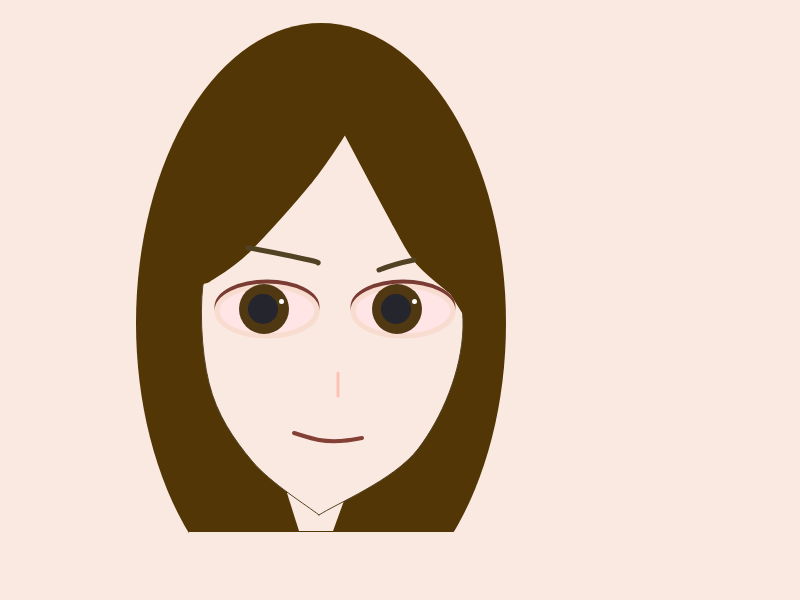
Frame 1 (no input)
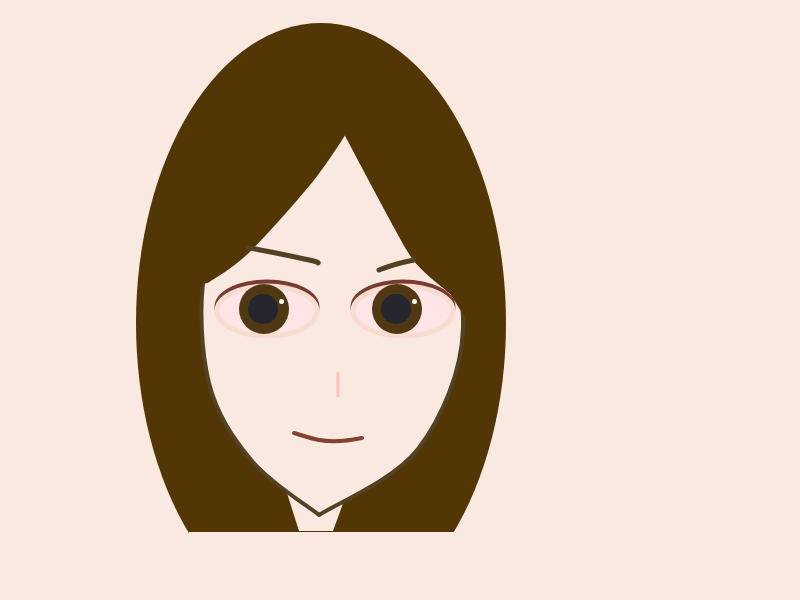
Frame 60 (no input)
Frame 120 (the mouse pressed at the canvas centre since frame 60): identical to frame 60, image omitted

The p5.js sketch that drew these frames (run headless with seeded random() and noise() and a simulated clock; from frame 60 on, the mouse is pressed at the canvas centre):

// p5.js sketch
// ── sketch.js

/*************************************************************************
    Project name: CodeSelf Portrait
          by Xinyu Yang
    Overview 
      This is Code Self-Portrait project. I use setup() and draw() functions to draw hair, neck, face,
      eyes, eyebrows, nose and mouth. I use some funtions like curve, curveVertex, line and others to 
      draw these.
    ---------------------------------------------------------------------
    Notes: 
     (1) The JPEG of the hand drawn portrait included in Github file.
**************************************************************************/


// Setup code goes here
function setup() {
  createCanvas(800, 600);
  ellipseMode(CENTER);
  curveDetail(15);
}

function draw(){
  background(250, 233, 224);
  drawHair();
  drawNeck();
  drawFace();
  drawEyes();
  drawEyebrows();
  drawNose();
  drawMouth();

}

function mousePressed(){
  //mouseX = x coordinate of the mouse
  //mouseY = y coordinate of the mouse
  print("mouse pressed at x: " + mouseX + " y:" + mouseY);
}

function drawMouth() {
  let p1 = { x: 294 , y: 433 };
  let p2 = { x: 319 , y: 440 };
  let p3 = { x: 340 , y: 441 };
  let p4 = { x: 362 , y: 438 };
  stroke(131, 64, 52)
  strokeWeight(4);
  curve(p1.x, p1.y, p1.x, p1.y, p2.x, p2.y, p3.x, p3.y);
  curve(p1.x, p1.y, p2.x, p2.y, p3.x, p3.y, p4.x, p4.y);
  curve(p2.x, p2.y, p3.x, p3.y, p4.x, p4.y, p4.x, p4.y);
}

function drawNose() {
  stroke(255, 193, 180);
  strokeWeight(3);
  line(338, 373, 338, 396);
}

function drawEyebrows() {
  // Curve Left Brows
  let p1 = { x: 214, y: 255 };
  let p2 = { x: 318, y: 263 };
  let p3 = { x: 248, y: 248 };
  let p4 = { x: 330, y: 269 };
  noFill();
  noStroke();
  curve(p1.x, p1.y, p1.x, p1.y, p2.x, p2.y, p3.x, p3.y);
  stroke(82, 66, 36);
  strokeWeight(5);
  curve(p1.x, p1.y, p2.x, p2.y, p3.x, p3.y, p4.x, p4.y);
  noStroke();
  curve(p2.x, p2.y, p3.x, p3.y, p4.x, p4.y, p4.x, p4.y);

  //Curve Right Brows
  let p5 = { x: 364 , y: 280 };
  let p6 = { x: 379 , y: 270 };
  let p7 = { x: 414 , y: 260 };
  let p8 = { x: 440 , y: 258 };
  noFill();
  noStroke();
  curve(p5.x, p5.y, p5.x, p5.y, p6.x, p6.y, p7.x, p7.y);
  stroke(82, 66, 36);
  strokeWeight(5);
  curve(p5.x, p5.y, p6.x, p6.y, p7.x, p7.y, p8.x, p8.y);
  noStroke();
  curve(p6.x, p6.y, p7.x, p7.y, p8.x, p8.y, p8.x, p8.y);
}

function drawEyes() {
  // Right Eye
  strokeWeight(5);
  stroke(121, 59, 50);
  ellipse(267, 307, 100, 50);
  stroke(248, 220, 208);
  fill(255, 229, 229);
  ellipse(267, 311, 100, 50);
  noStroke();
  fill(79,56,18);
  circle(264, 309, 50);
  fill(37, 37, 46);
  circle(263, 309,30);
  fill(255,255,255);
  square(279, 299, 5, 20);

  // Left Eye
  strokeWeight(5);
  stroke(121, 59, 50);
  ellipse(403, 307, 100, 50);
  stroke(248, 220, 208);
  fill(255, 229, 229);
  ellipse(403, 311, 100, 50);
  noStroke();
  fill(79,56,18);
  circle(397, 309, 50);
  fill(37, 37, 46);
  circle(396, 309,30);
  fill(255,255,255);
  square(412 , 299, 5, 20);
}

function drawFace() {
  //Left CurveVertex
  let p1 = { x: 319, y: 515 };
  let p2 = { x: 418, y: 449 };
  let p3 = { x: 463, y :328};
  let p4 = { x: 426, y: 190 };
  let p5 = { x: 342, y: 127 };
  let p6 = { x: 247, y: 184 };
  let p7 = { x: 205, y: 270 };
  let p8 = { x: 209, y: 383 };
  let p9 = { x : 252, y : 461 };
  let p10 = { x : 263, y : 472 };

  fill(250, 233, 224);
  stroke(82, 66, 36);
  beginShape();
  curveVertex(p1.x, p1.y);
  curveVertex(p1.x, p1.y);
  curveVertex(p2.x, p2.y);
  curveVertex(p3.x, p3.y);
  curveVertex(p4.x, p4.y);
  curveVertex(p5.x, p5.y);
  curveVertex(p6.x, p6.y);
  curveVertex(p7.x, p7.y);
  curveVertex(p8.x, p8.y);
  curveVertex(p9.x, p9.y);
  curveVertex(p1.x, p1.y);
  curveVertex(p1.x, p1.y);
  endShape();

  fill(82, 54, 5);
  stroke(82, 54, 5)
  strokeWeight(15);

  triangle(332, 130, 202, 275, 237, 149);
  triangle(358, 131, 456, 289, 436, 176);
  let l1 = { x: 341, y: 128 };
  let l2 = { x: 306, y: 178 };
  let l3 = { x: 244, y: 247 };
  let l4 = { x: 205, y: 276 };
  noFill();
  curve(l1.x, l1.y, l1.x, l1.y, l2.x, l2.y, l3.x, l3.y);
  curve(l1.x, l1.y, l2.x, l2.y, l3.x, l3.y, l4.x, l4.y);
  curve(l2.x, l2.y, l3.x, l3.y, l4.x, l4.y, l4.x, l4.y);

  let l5 = { x: 352 , y: 133 };
  let l6 = { x: 399 , y: 221 };
  let l7 = { x: 422 , y: 259 };
  let l8 = { x: 456 , y: 289 };
  noFill();
  curve(l5.x, l5.y, l5.x, l5.y, l6.x, l6.y, l7.x, l7.y);
  curve(l5.x, l5.y, l6.x, l6.y, l7.x, l7.y, l8.x, l8.y);
  curve(l6.x, l6.y, l7.x, l7.y, l8.x, l8.y, l8.x, l8.y);


}

function drawNeck() {
  noStroke();
  fill(250, 233, 224);
  quad(287, 493, 299, 531, 333, 531, 345, 498);
  rect(189, 532, 800, 300)
}

function drawHair() {
  noStroke();
  fill(82, 54, 5);
  ellipse(321, 323, 370, 600);



}
